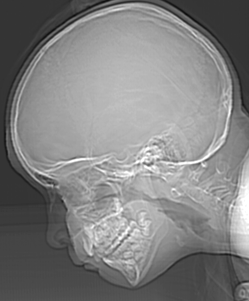
#> input picture practices&tests/18-digital_image_processing/Lab01 - Sampling and Quantization/ctskull-256.tif, 249 x 301 px, shrunk from 374 x 452 before the run
$ python quantizacao_ctskull.py
#> lines starting #> are read from the running program, lines starting #| are printed output that depends on the picture; after the words box and inside, x2 and y2 are one past the last pixel; in counts of white or black regions, pixels touching at a corner belong together
from pathlib import Path

import matplotlib
import matplotlib.pyplot as plt
import numpy as np
from PIL import Image


IMAGE_PATH = "ctskull-256.tif"
OUTPUT_DIR = Path("ctskull_quantizada")


def quantizar_imagem(img_array, bits):
    niveis = 2**bits
    passo = 256 / niveis

    indices = np.floor(img_array / passo)
    indices = np.clip(indices, 0, niveis - 1)

    img_quantizada = np.round(indices * (255 / (niveis - 1)))
    return img_quantizada.astype(np.uint8)


def main():
    OUTPUT_DIR.mkdir(exist_ok=True)

    img = Image.open(IMAGE_PATH).convert("L")
#> img is the input picture: PIL image 249x301 L; min 12, max 255, mean 129.4
    img_array = np.array(img)

    print(f"Imagem original: {IMAGE_PATH}")
    print(f"Tamanho: {img_array.shape}")
#| Tamanho: (301, 249)
    print("Bits original: 8")

    imagens = [(8, img_array)]

    for bits in range(7, 0, -1):
        img_quantizada = quantizar_imagem(img_array, bits)
        imagens.append((bits, img_quantizada))

        output_path = OUTPUT_DIR / f"ctskull_{bits}bits.tif"
        Image.fromarray(img_quantizada).save(output_path)

        print(f"{bits} bit(s): {2**bits} niveis -> {output_path}")
#> this loop made 7 passes
#> pass 1, in quantizar_imagem, `indices = np.floor(img_array / passo)`:
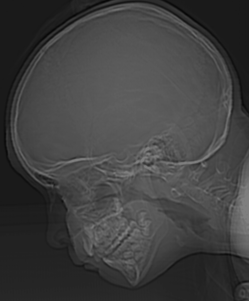
#> indices: shape (301, 249) float64; min 6, max 127, mean 64.5
#> after the loop:
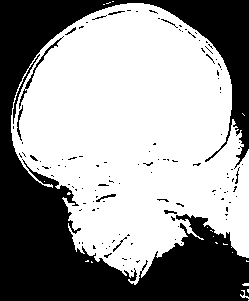
#> img_quantizada: shape (301, 249); 60% white; 122 black regions (111 under 20 px), largest, box (x1, y1, x2, y2) and area: (0, 0, 249, 301) 29046, (19, 36, 64, 109) 194, (17, 105, 23, 141) 71
#> after the loop, imagens = 8 items

    fig, axes = plt.subplots(2, 4, figsize=(10, 6))
    axes = axes.ravel()

    for ax, (bits, imagem) in zip(axes, imagens):
        ax.imshow(imagem, cmap="gray", vmin=0, vmax=255)
        ax.set_title(f"{bits} bits")
        ax.axis("off")
#> this loop made 8 passes
#> bits on passes 1 to 8: 8, 7, 6, 5, 4, 3, 2, 1

    plt.tight_layout()

    comparison_path = OUTPUT_DIR / "comparacao_8a1bits.png"
    plt.savefig(comparison_path, dpi=150)
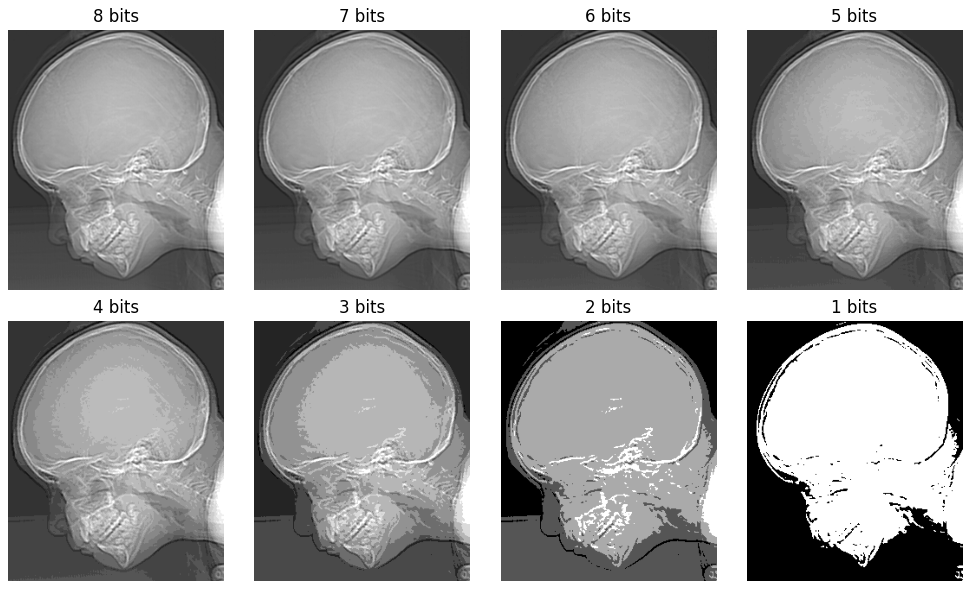
#> figure drawn by matplotlib, 8 panels

    if matplotlib.get_backend().lower() != "agg":
        plt.show()

    print(f"Comparacao salva em: {comparison_path}")


if __name__ == "__main__":
    main()
